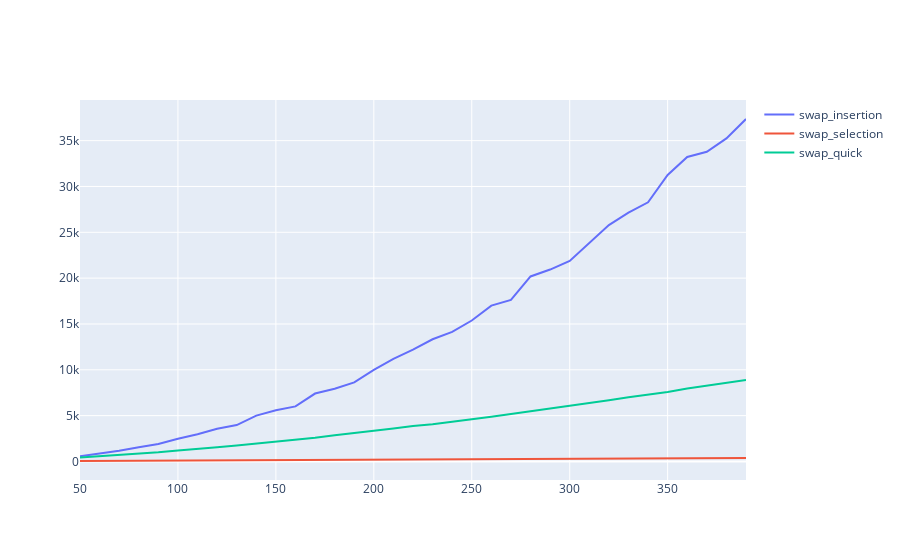
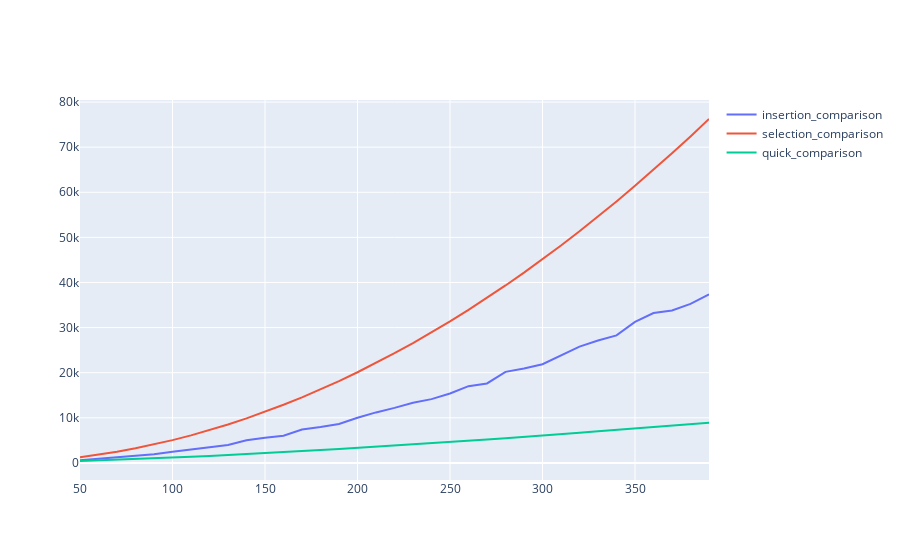

Source (notebook cell) for these figures, in order:
### Code cell
# plotting for number of swaps in the three methods
fig = go.Figure()
fig.add_trace(go.Scatter(name = 'swap_insertion', x = x_list, y = insertion_sort_swap_list))
fig.add_trace(go.Scatter(name = 'swap_selection', x = x_list, y = selection_sort_swap_list))
fig.add_trace(go.Scatter(name = 'swap_quick', x = x_list, y = quick_sort_swap_list))
fig.show()

# plotting for number of comparison in the three methods
fig = go.Figure()
fig.add_trace(go.Scatter(name = 'insertion_comparison', x = x_list, y = insertion_sort_compare_list))
fig.add_trace(go.Scatter(name = 'selection_comparison', x = x_list, y = selection_sort_compare_list))
fig.add_trace(go.Scatter(name = 'quick_comparison', x = x_list, y = quick_sort_compare_list))
fig.show()
